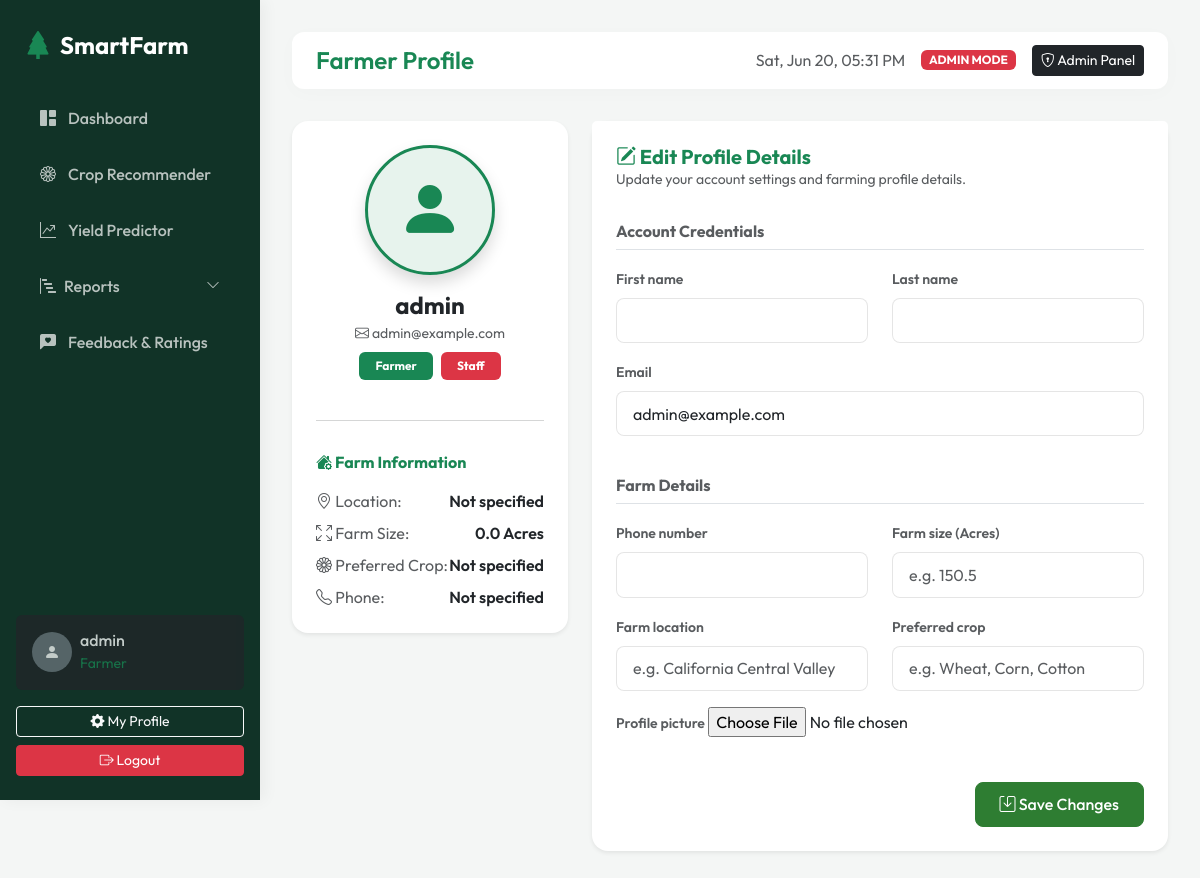
The page /accounts/profile/ (signed in) on the database its author committed.
### accounts/models.py (models this page shows, shortened)
class User(AbstractUser):
    ROLE_CHOICES = (
        ('farmer', 'Farmer'),
        ('admin', 'Admin'),
    )
    role = models.CharField(max_length=10, choices=ROLE_CHOICES, default='farmer')

class FarmerProfile(models.Model):
    user = models.OneToOneField(User, on_delete=models.CASCADE, related_name='profile')
    full_name = models.CharField(max_length=100, blank=True)
    phone_number = models.CharField(max_length=15, blank=True)
    farm_location = models.CharField(max_length=255, blank=True)
    farm_size = models.FloatField(null=True, blank=True, help_text="Size of farm in acres")
    preferred_crop = models.CharField(max_length=100, blank=True)
    profile_picture = models.ImageField(upload_to='profiles/', blank=True, null=True)

### accounts/views.py (the view)
# urls.py: path('profile/', views.profile_view, name='profile'),
@login_required
def profile_view(request):
    if request.method == 'POST':
        user_form = UserEditForm(request.POST, instance=request.user)
        profile_form = FarmerProfileForm(request.POST, request.FILES, instance=request.user.profile)
        if user_form.is_valid() and profile_form.is_valid():
            user_form.save()
            profile_form.save()
            messages.success(request, "Your profile has been updated successfully!")
            return redirect('profile')
        else:
            messages.error(request, "Profile update failed. Please check the inputs.")
    else:
        user_form = UserEditForm(instance=request.user)
        profile_form = FarmerProfileForm(instance=request.user.profile)
    context = {
        'user_form': user_form,
        'profile_form': profile_form
    }
    return render(request, 'accounts/profile.html', context)

### accounts/forms.py
class UserEditForm(BootstrapFormMixin, forms.ModelForm):
    first_name = forms.CharField(required=False)
    last_name = forms.CharField(required=False)
    email = forms.EmailField(required=True)
    class Meta:
        model = User
        fields = ('first_name', 'last_name', 'email')

class FarmerProfileForm(BootstrapFormMixin, forms.ModelForm):
    class Meta:
        model = FarmerProfile
        fields = ('phone_number', 'farm_location', 'farm_size', 'preferred_crop', 'profile_picture')
        widgets = {
            'farm_location': forms.TextInput(attrs={'placeholder': 'e.g. California Central Valley'}),
            'farm_size': forms.NumberInput(attrs={'placeholder': 'e.g. 150.5'}),
            'preferred_crop': forms.TextInput(attrs={'placeholder': 'e.g. Wheat, Corn, Cotton'}),
        }

### templates/accounts/profile.html (shortened to what this page needs)
{% extends 'base.html' %}
{% block page_title %}Farmer Profile{% endblock %}
{% block content %}
<div class="row">
    <div class="col-lg-4 mb-4">
        <div class="card shadow-sm border-0 rounded-4 text-center p-4">
            <div class="d-flex flex-column align-items-center">
                <div class="position-relative mb-3">
                    {% if user.profile.profile_picture %}
                        <img src="{{ user.profile.profile_picture.url }}" class="rounded-circle border border-3 border-success shadow" width="130" height="130" style="object-fit: cover;" alt="Avatar">
                    {% else %}
                        <div class="rounded-circle bg-success bg-opacity-10 text-success border border-3 border-success d-flex align-items-center justify-content-center shadow" style="width: 130px; height: 130px;">
                            <i class="bi bi-person-fill" style="font-size: 4rem;"></i>
                        </div>
                    {% endif %}
                </div>
                <h4 class="fw-bold mb-1">{{ user.profile.full_name|default:user.username }}</h4>
                <p class="text-muted small mb-2"><i class="bi bi-envelope"></i> {{ user.email }}</p>
                <div class="d-flex gap-2 mb-4">
                    <span class="badge bg-success text-capitalize px-3 py-2 fs-7">{{ user.role }}</span>
                    {% if user.is_staff %}
                    <span class="badge bg-danger px-3 py-2 fs-7">Staff</span>
                    {% endif %}
                </div>
            </div>
            <hr class="text-muted">
            <div class="text-start mt-3">
                <h6 class="fw-bold text-success mb-3"><i class="bi bi-house-gear-fill"></i> Farm Information</h6>
                <div class="d-flex justify-content-between mb-2">
                    <span class="text-muted"><i class="bi bi-geo-alt"></i> Location:</span>
                    <span class="fw-semibold">{{ user.profile.farm_location|default:"Not specified" }}</span>
                </div>
                <div class="d-flex justify-content-between mb-2">
                    <span class="text-muted"><i class="bi bi-arrows-fullscreen"></i> Farm Size:</span>
                    <span class="fw-semibold">{{ user.profile.farm_size|default:"0.0" }} Acres</span>
                </div>
                <div class="d-flex justify-content-between mb-2">
                    <span class="text-muted"><i class="bi bi-flower1"></i> Preferred Crop:</span>
                    <span class="fw-semibold">{{ user.profile.preferred_crop|default:"Not specified" }}</span>
                </div>
                <div class="d-flex justify-content-between">
                    <span class="text-muted"><i class="bi bi-telephone"></i> Phone:</span>
                    <span class="fw-semibold">{{ user.profile.phone_number|default:"Not specified" }}</span>
                </div>
            </div>
        </div>
    </div>
    <div class="col-lg-8">
        <div class="card shadow-sm border-0 rounded-4">
            <div class="card-header bg-white border-0 pt-4 px-4">
                <h5 class="fw-bold mb-0 text-success"><i class="bi bi-pencil-square"></i> Edit Profile Details</h5>
                <p class="text-muted small mb-0">Update your account settings and farming profile details.</p>
            </div>
            <div class="card-body p-4">
                <form method="POST" enctype="multipart/form-data">
                    <h6 class="fw-bold text-muted border-bottom pb-2 mb-3">Account Credentials</h6>
                    <div class="row">
                        <div class="col-md-6 mb-3">
                            <label class="form-label small fw-semibold text-muted">{{ user_form.first_name.label }}</label>
                            {{ user_form.first_name }}
                        </div>
                        <div class="col-md-6 mb-3">
                            <label class="form-label small fw-semibold text-muted">{{ user_form.last_name.label }}</label>
                            {{ user_form.last_name }}
                        </div>
                        <div class="col-md-12 mb-3">
                            <label class="form-label small fw-semibold text-muted">{{ user_form.email.label }}</label>
                            {{ user_form.email }}
                        </div>
                    </div>
                    <h6 class="fw-bold text-muted border-bottom pb-2 mt-4 mb-3">Farm Details</h6>
                    <div class="row">
                        <div class="col-md-6 mb-3">
                            <label class="form-label small fw-semibold text-muted">{{ profile_form.phone_number.label }}</label>
                            {{ profile_form.phone_number }}
                        </div>
                        <div class="col-md-6 mb-3">
                            <label class="form-label small fw-semibold text-muted">{{ profile_form.farm_size.label }} (Acres)</label>
                            {{ profile_form.farm_size }}
                        </div>
                        <div class="col-md-6 mb-3">
                            <label class="form-label small fw-semibold text-muted">{{ profile_form.farm_location.label }}</label>
                            {{ profile_form.farm_location }}
                        </div>
                        <div class="col-md-6 mb-3">
                            <label class="form-label small fw-semibold text-muted">{{ profile_form.preferred_crop.label }}</label>
                            {{ profile_form.preferred_crop }}
                        </div>
                        <div class="col-md-12 mb-3">
                            <label class="form-label small fw-semibold text-muted">{{ profile_form.profile_picture.label }}</label>
                            {{ profile_form.profile_picture }}
                        </div>
                    </div>
                    <div class="mt-4 d-flex justify-content-end">
                        <button type="submit" class="btn btn-primary px-4">
                            <i class="bi bi-save"></i> Save Changes
                        </button>
                    </div>
                </form>
            </div>
        </div>
    </div>
</div>
{% endblock %}

### templates/base.html (shortened to what this page needs)
{% load static %}
<!DOCTYPE html>
<html lang="en">
<head>
    <link href="https://cdn.jsdelivr.net/npm/bootstrap@5.3.0/dist/css/bootstrap.min.css" rel="stylesheet">
    <link href="https://cdn.jsdelivr.net/npm/bootstrap-icons@1.10.0/font/bootstrap-icons.css" rel="stylesheet">
    <link href="{% static 'css/style.css' %}" rel="stylesheet">
</head>
<body>
    <aside class="sidebar d-flex flex-column justify-content-between py-4" id="sidebar">
        <div>
            <div class="px-4 mb-4 d-flex align-items-center gap-2">
                <i class="bi bi-tree-fill text-success fs-3"></i>
                <span class="fs-4 fw-bold tracking-tight">SmartFarm</span>
            </div>
            <nav class="nav flex-column">
                <a class="nav-link {% if request.resolver_match.url_name == 'dashboard' %}active{% endif %}" href="{% url 'dashboard' %}">
                    <i class="bi bi-grid-1x2-fill"></i> Dashboard
                </a>
                {% if user.is_authenticated %}
                <a class="nav-link {% if 'recommend' in request.path %}active{% endif %}" href="{% url 'recommend_crop' %}">
                    <i class="bi bi-flower1"></i> Crop Recommender
                </a>
                <a class="nav-link {% if 'predict' in request.path %}active{% endif %}" href="{% url 'predict_yield' %}">
                    <i class="bi bi-graph-up-arrow"></i> Yield Predictor
                </a>
                <a class="nav-link {% if 'reports' in request.path %}active{% endif %} d-flex justify-content-between align-items-center" data-bs-toggle="collapse" href="#reportsMenu" role="button" aria-expanded="{% if 'reports' in request.path %}true{% else %}false{% endif %}" aria-controls="reportsMenu">
                    <div class="d-flex align-items-center gap-2">
                        <i class="bi bi-bar-chart-steps"></i> Reports
                    </div>
                    <i class="bi bi-chevron-down small reports-arrow" style="transition: transform 0.3s ease;"></i>
                </a>
                <a class="nav-link {% if 'feedback' in request.path %}active{% endif %}" href="{% url 'feedback_list' %}">
                    <i class="bi bi-chat-left-heart-fill"></i> Feedback & Ratings
                </a>
                {% endif %}
            </nav>
        </div>
        <div class="px-3">
            {% if user.is_authenticated %}
            <div class="card bg-dark text-white border-0 opacity-75 mb-3">
                <div class="card-body p-3 d-flex align-items-center gap-2">
                    {% if user.profile.profile_picture %}
                        <img src="{{ user.profile.profile_picture.url }}" class="rounded-circle" width="40" height="40" alt="Avatar">
                    {% else %}
                        <div class="rounded-circle bg-secondary d-flex align-items-center justify-content-center" style="width: 40px; height: 40px;">
                            <i class="bi bi-person-fill text-white"></i>
                        </div>
                    {% endif %}
                    <div class="overflow-hidden">
                        <h6 class="mb-0 text-truncate">{{ user.get_full_name|default:user.username }}</h6>
                        <small class="text-success text-capitalize">{{ user.role|default:"Farmer" }}</small>
                    </div>
                </div>
            </div>
            <a href="{% url 'profile' %}" class="btn btn-outline-light btn-sm w-100 mb-2">
                <i class="bi bi-gear-fill"></i> My Profile
            </a>
            <form action="{% url 'logout' %}" method="post">
                <button type="submit" class="btn btn-danger btn-sm w-100">
                    <i class="bi bi-box-arrow-right"></i> Logout
                </button>
            </form>
            {% endif %}
        </div>
    </aside>
    <div class="main-content">
        <header class="top-navbar d-flex align-items-center justify-content-between">
            <div class="d-flex align-items-center gap-3">
                <h4 class="mb-0 fw-semibold text-success">{% block page_title %}Overview{% endblock %}</h4>
            </div>
            <div class="d-flex align-items-center gap-3">
                <span class="text-muted d-none d-md-inline" id="live-time"></span>
                {% if user.is_authenticated and user.is_staff %}
                    <span class="badge bg-danger">ADMIN MODE</span>
                    <a href="{% url 'admin:index' %}" class="btn btn-dark btn-sm" target="_blank">
                        <i class="bi bi-shield-lock"></i> Admin Panel
                    </a>
                {% endif %}
            </div>
        </header>
        <main class="container-fluid px-0">
            {% block content %}{% endblock %}
        </main>
    </div>
</body>
</html>

### static/css/style.css (style rules this page uses)
:root { --primary-green: #1b4d3e; --secondary-green: #2e7d32; --accent-earth: #c77d3f; --light-bg: #f4f6f5; --card-bg: #ffffff; --text-dark: #212529; --text-muted: #6c757d; --sidebar-width: 260px; --sidebar-bg: #113327; --transition-smooth: all 0.3s cubic-bezier(0.25, 0.8, 0.25, 1); }
body { font-family: 'Outfit', sans-serif; background-color: var(--light-bg); color: var(--text-dark); min-height: 100vh; overflow-x: hidden; }
.sidebar { width: var(--sidebar-width); height: 100vh; position: fixed; top: 0; left: 0; background-color: var(--sidebar-bg); color: #ffffff; z-index: 1000; transition: var(--transition-smooth); box-shadow: 4px 0 15px rgba(0, 0, 0, 0.05); }
.sidebar .nav-link { color: rgba(255, 255, 255, 0.7); padding: 0.8rem 1.5rem; font-weight: 500; display: flex; align-items: center; gap: 12px; transition: var(--transition-smooth); border-radius: 8px; margin: 0.2rem 1rem; }
.main-content { margin-left: var(--sidebar-width); padding: 2rem; min-height: 100vh; transition: var(--transition-smooth); }
.top-navbar { background-color: var(--card-bg); border-radius: 12px; box-shadow: 0 4px 20px rgba(0, 0, 0, 0.02); padding: 0.8rem 1.5rem; margin-bottom: 2rem; }
.btn-primary { background-color: var(--secondary-green); border-color: var(--secondary-green); font-weight: 500; border-radius: 8px; padding: 0.6rem 1.2rem; transition: var(--transition-smooth); }
.form-control, .form-select { border-radius: 8px; padding: 0.6rem 1rem; border: 1px solid rgba(0, 0, 0, 0.1); }

### templates/base.html (style rules this page uses)
.sidebar .nav-link[data-bs-toggle="collapse"] { cursor: pointer; }

### rows shown on the page
User: get_full_name "admin", role "Farmer", profile.full_name "admin", email "admin@example.com", profile.farm_location "Not specified", profile.farm_size "0.0", profile.preferred_crop "Not specified", profile.phone_number "Not specified"

### other values the page prints
{{ user_form.first_name.label }} "First name"
{{ user_form.last_name.label }} "Last name"
{{ user_form.email.label }} "Email"
{{ profile_form.phone_number.label }} "Phone number"
{{ profile_form.farm_size.label }} "Farm size"
{{ profile_form.farm_location.label }} "Farm location"
{{ profile_form.preferred_crop.label }} "Preferred crop"
{{ profile_form.profile_picture.label }} "Profile picture"
